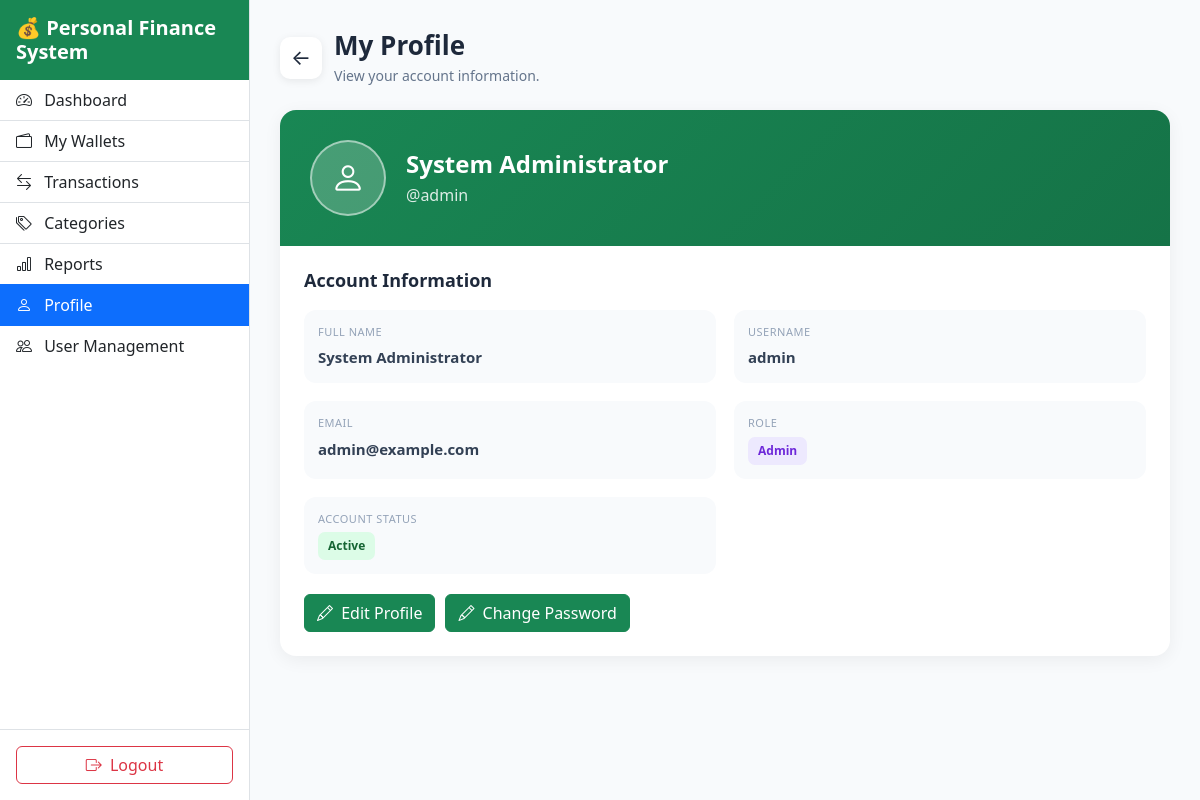
The app's page /profile/index.php (signed in) with its own data.
### tables this page shows
CREATE TABLE `users` (
  `id` int(10) unsigned NOT NULL AUTO_INCREMENT,
  `fullname` varchar(150) NOT NULL,
  `username` varchar(50) NOT NULL,
  `email` varchar(150) NOT NULL,
  `password` varchar(255) NOT NULL,
  `role` enum('Admin','User') NOT NULL DEFAULT 'User',
  `status` enum('Active','Inactive') NOT NULL DEFAULT 'Active',
  `created_at` timestamp NOT NULL DEFAULT current_timestamp(),
  `updated_at` timestamp NOT NULL DEFAULT current_timestamp() ON UPDATE current_timestamp(),
  PRIMARY KEY (`id`),
  UNIQUE KEY `username` (`username`),
  UNIQUE KEY `email` (`email`)
);

### app/helpers/functions.php (called while the page is built, shortened)
<?php
function e($value)
{
    return htmlspecialchars(
        $value ?? '',
        ENT_QUOTES,
        'UTF-8'
    );
}

### profile/index.php (the view, shortened to what this page needs)
<?php
require_once __DIR__ . '/../app/config/database.php';
require_once __DIR__ . '/../app/helpers/functions.php';
$userId = (int) $_SESSION['user_id'];
$stmt = $pdo->prepare("
    SELECT *
    FROM users
    WHERE id = :id
    LIMIT 1
");
$stmt->execute([
    ':id' => $userId
]);
$user = $stmt->fetch();
$fullname =
    $user['fullname']
    ?? 'User';
$username =
    $user['username']
    ?? '—';
$email =
    $user['email']
    ?? '—';
$role =
    $user['role']
    ?? '—';
$status =
    $user['status']
    ?? '—';
$roleClass =
    strtolower($role) === 'admin'
        ? 'role-admin'
        : 'role-user';
$statusClass =
    strtolower($status) === 'active'
        ? 'status-active'
        : 'status-inactive';
?>
<!DOCTYPE html>
<html lang="en">
<head>
<link
    href="https://cdn.jsdelivr.net/npm/bootstrap@5.3.7/dist/css/bootstrap.min.css"
    rel="stylesheet"
>
<link
    rel="stylesheet"
    href="https://cdn.jsdelivr.net/npm/bootstrap-icons@1.13.1/font/bootstrap-icons.min.css"
>
<link
    rel="stylesheet"
    href="<?= BASE_URL ?>assets/css/style_profile_index.css"
>
</head>
<body>
<div
    class="
        d-none
        d-md-flex
        flex-column
        bg-white
        border-end
        position-fixed
        top-0
        bottom-0
    "
    style="
        width: 250px;
    "
>
    <div
        class="
            p-3
            bg-success
            text-white
        "
    >
        <h5
            class="
                mb-0
                fw-bold
            "
        >
            💰 <?= e(APP_NAME) ?>
        </h5>
    </div>
    <div
        class="
            list-group
            list-group-flush
            flex-grow-1
        "
    >
        <a
            href="<?= BASE_URL ?>dashboard/"
            class="
                list-group-item
                list-group-item-action
            "
        >
            <i
                class="
                    bi
                    bi-speedometer2
                    me-2
                "
            ></i>
            Dashboard
        </a>
        <a
            href="<?= BASE_URL ?>wallets/"
            class="
                list-group-item
                list-group-item-action
            "
        >
            <i
                class="
                    bi
                    bi-wallet2
                    me-2
                "
            ></i>
            My Wallets
        </a>
        <a
            href="<?= BASE_URL ?>transactions/"
            class="
                list-group-item
                list-group-item-action
            "
        >
            <i
                class="
                    bi
                    bi-arrow-left-right
                    me-2
                "
            ></i>
            Transactions
        </a>
        <a
            href="<?= BASE_URL ?>categories/"
            class="
                list-group-item
                list-group-item-action
            "
        >
            <i
                class="
                    bi
                    bi-tags
                    me-2
                "
            ></i>
            Categories
        </a>
        <a
            href="<?= BASE_URL ?>reports/"
            class="
                list-group-item
                list-group-item-action
            "
        >
            <i
                class="
                    bi
                    bi-bar-chart
                    me-2
                "
            ></i>
            Reports
        </a>
        <a
            href="<?= BASE_URL ?>profile/"
            class="
                list-group-item
                list-group-item-action
                active
            "
        >
            <i
                class="
                    bi
                    bi-person
                    me-2
                "
            ></i>
            Profile
        </a>
        <?php if (
            strtolower(
                $user['role'] ?? ''
            ) === 'admin'
        ): ?>
            <a
                href="<?= BASE_URL ?>users/"
                class="
                    list-group-item
                    list-group-item-action
                "
            >
                <i
                    class="
                        bi
                        bi-people
                        me-2
                    "
                ></i>
                User Management
            </a>
        <?php endif; ?>
    </div>
    <div
        class="
            p-3
            border-top
        "
    >
        <a
            href="<?= BASE_URL ?>auth/logout.php"
            class="
                btn
                btn-outline-danger
                w-100
            "
        >
            <i
                class="
                    bi
                    bi-box-arrow-right
                    me-1
                "
            ></i>
            Logout
        </a>
    </div>
</div>
<main
    class="
        profile-content
    "
>
    <div class="profile-header">
        <a
            href="<?= BASE_URL ?>dashboard/"
            class="back-button"
            aria-label="Back to Dashboard"
        >
            ←
        </a>
        <div>
            <h1 class="profile-title">
                My Profile
            </h1>
            <p class="profile-subtitle">
                View your account information.
            </p>
        </div>
    </div>
    <div class="profile-card">
        <div class="profile-banner">
            <div class="profile-avatar">
                <i
                    class="
                        bi
                        bi-person
                    "
                ></i>
            </div>
            <div>
                <h2 class="profile-name">
                    <?= e($fullname) ?>
                </h2>
                <p class="profile-username">
                    @<?= e($username) ?>
                </p>
            </div>
        </div>
        <div class="profile-body">
            <h3 class="section-title">
                Account Information
            </h3>
            <div class="profile-info">
                <div class="info-item">
                    <span class="info-label">
                        Full Name
                    </span>
                    <span class="info-value">
                        <?= e($fullname) ?>
                    </span>
                </div>
                <div class="info-item">
                    <span class="info-label">
                        Username
                    </span>
                    <span class="info-value">
                        <?= e($username) ?>
                    </span>
                </div>
                <div class="info-item">
                    <span class="info-label">
                        Email
                    </span>
                    <span class="info-value">
                        <?= e($email) ?>
                    </span>
                </div>
                <div class="info-item">
                    <span class="info-label">
                        Role
                    </span>
                    <span
                        class="
                            profile-badge
                            <?= e($roleClass) ?>
                        "
                    >
                        <?= e($role) ?>
                    </span>
                </div>
                <div class="info-item">
                    <span class="info-label">
                        Account Status
                    </span>
                    <span
                        class="
                            profile-badge
                            <?= e($statusClass) ?>
                        "
                    >
                        <?= e($status) ?>
                    </span>
                </div>
            </div>
            <div class="profile-actions">
                <a
                    href="<?= BASE_URL ?>profile/edit.php"
                    class="btn btn-success"
                >
                    <i
                        class="
                            bi
                            bi-pencil
                            me-1
                        "
                    ></i>
                    Edit Profile
                </a>
                <a
                    href="<?= BASE_URL ?>profile/change_password.php"
                    class="btn btn-success"
                >
                    <i
                        class="
                            bi
                            bi-pencil
                            me-1
                        "
                    ></i>
                    Change Password
                </a>
            </div>
        </div>
    </div>
</main>
</body>
</html>

### assets/css/style_profile_index.css (style rules this page uses)
body { background: #f8fafc; color: #1e293b; }
.profile-content { margin-left: 250px; padding: 30px; }
.profile-header { display: flex; align-items: center; gap: 12px; margin-bottom: 24px; }
.back-button { width: 42px; height: 42px; display: inline-flex; align-items: center; justify-content: center; border-radius: 10px; background: #ffffff; color: #1e293b; text-decoration: none; font-size: 21px; box-shadow: 0 2px 8px rgba( 0, 0, 0, 0.08 ); }
.profile-title { margin: 0; font-size: 26px; font-weight: 700; }
.profile-subtitle { margin: 4px 0 0; color: #64748b; font-size: 14px; }
.profile-card { border: 0; border-radius: 16px; background: #ffffff; box-shadow: 0 4px 18px rgba( 0, 0, 0, 0.06 ); margin-bottom: 20px; }
.profile-banner { background: linear-gradient( 135deg, #198754, #157347 ); border-radius: 16px 16px 0 0; padding: 30px; color: white; display: flex; align-items: center; gap: 20px; }
.profile-avatar { width: 76px; height: 76px; min-width: 76px; border-radius: 50%; background: rgba( 255, 255, 255, 0.2 ); display: flex; align-items: center; justify-content: center; font-size: 34px; border: 2px solid rgba( 255, 255, 255, 0.5 ); }
.profile-name { font-size: 24px; font-weight: 700; margin: 0; }
.profile-username { margin: 4px 0 0; opacity: 0.85; }
.profile-body { padding: 24px; }
.section-title { font-size: 18px; font-weight: 700; margin-bottom: 18px; }
.profile-info { display: grid; grid-template-columns: 1fr 1fr; gap: 18px; }
.info-item { padding: 14px; background: #f8fafc; border-radius: 12px; }
.info-label { display: block; font-size: 11px; text-transform: uppercase; letter-spacing: 0.5px; color: #94a3b8; margin-bottom: 5px; }
.info-value { font-size: 15px; font-weight: 600; color: #334155; word-break: break-word; }
.profile-badge { display: inline-block; padding: 5px 10px; border-radius: 7px; font-size: 12px; font-weight: 700; }
.role-admin { background: #ede9fe; color: #6d28d9; }
.status-active { background: #dcfce7; color: #166534; }
.profile-actions { display: flex; gap: 10px; margin-top: 20px; }

### records on screen
users: fullname "System Administrator", username "admin", email "admin@example.com", role "Admin", status "Active"

### other values on screen
APP_NAME "Personal Finance System"
